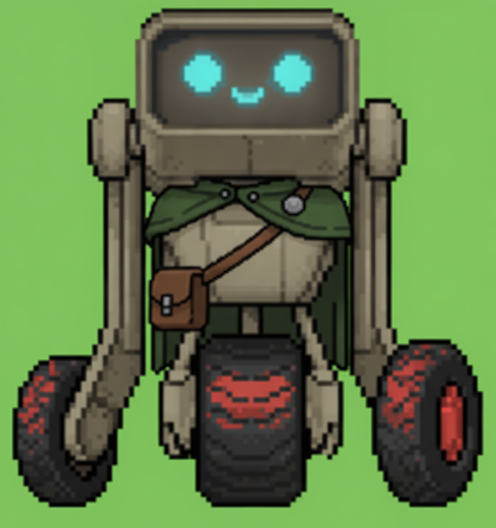
#> input picture scripts/art/source/cog_sheet.png, 992 x 1056 px (shown at 1/2 size)
$ python make_cog_colors.py
#> lines starting #> are read from the running program, lines starting #| are printed output that depends on the picture
#!/usr/bin/env python3
"""Turn the nano-banana Softmax cog render into Cogmud's six seat sprites.

The source sheet (`scripts/art/source/cog_sheet.png`) is one render from
`gemini-2.5-flash-image` — the canonical Softmax cog, redrawn as a
market-town trader with a leather satchel and a travelling cloak, on a flat
chroma-green backdrop, with deliberately NEUTRAL grey plating so the tint can
carry the seat colour.

This script keys the backdrop, crops to the subject, pads to a square, resizes
to 128 px, then writes one tinted copy per seat colour into `data/`. Cogmud's
six seats are symmetric — there are no roles — so one cog kit in six tints is
the whole cast; the tint is what a spectator reads at board scale, which is why
the plating is neutral in the render and saturated here.

It OWNS these files, which are committed and never regenerated by CI:
    data/soldier_red_front.png      data/soldier_blue_front.png
    data/soldier_green_front.png    data/soldier_yellow_front.png
    data/soldier_violet_front.png   data/soldier_orange_front.png

The renderer's COLORS array is ["red","blue","green","yellow","violet",
"orange"] and its lookup is "soldier_" + color + "_front.png", so these names
are load-bearing.

    python3 scripts/art/make_cog_colors.py

Requires Pillow. Everything else in `data/` (arena_floor.png, font.ttf) is the
cogame-bullwhip starter's and is untouched.
"""

from __future__ import annotations

import colorsys
import pathlib
import sys

from PIL import Image

ROOT = pathlib.Path(__file__).resolve().parents[2]
SOURCE = ROOT / "scripts" / "art" / "source" / "cog_sheet.png"
OUT_DIR = ROOT / "data"
SIZE = 128

# Hue (0..1) per seat colour, matching the renderer's COLOR_HEX table.
TINTS = {
    "red": 0.015,
    "blue": 0.585,
    "green": 0.345,
    "yellow": 0.135,
    "violet": 0.755,
    "orange": 0.075,
}

# Backdrop keying: the "pure green" a model returns is *some* green with a
# tinted edge, so key by distance from the median border colour rather than by
# an exact match.
KEY_TOLERANCE = 74


def border_median(image: Image.Image) -> tuple[int, int, int]:
    width, height = image.size
    pixels = image.load()
    samples = []
    for x in range(width):
        samples.append(pixels[x, 0][:3])
        samples.append(pixels[x, height - 1][:3])
    for y in range(height):
        samples.append(pixels[0, y][:3])
        samples.append(pixels[width - 1, y][:3])
    channels = []
    for index in range(3):
        values = sorted(sample[index] for sample in samples)
        channels.append(values[len(values) // 2])
    return tuple(channels)


def key_backdrop(image: Image.Image) -> Image.Image:
    """Flood-fill the backdrop from the border so green *inside* the cog (the
    cloak) survives."""
    image = image.convert("RGBA")
    width, height = image.size
    pixels = image.load()
    key = border_median(image)

    def is_key(x: int, y: int) -> bool:
        r, g, b, _ = pixels[x, y]
        return (abs(r - key[0]) + abs(g - key[1]) + abs(b - key[2])
                <= KEY_TOLERANCE)

    seen = bytearray(width * height)
    stack = []
    for x in range(width):
        stack.append((x, 0))
        stack.append((x, height - 1))
    for y in range(height):
        stack.append((0, y))
        stack.append((width - 1, y))
    while stack:
        x, y = stack.pop()
        if x < 0 or y < 0 or x >= width or y >= height:
            continue
        offset = y * width + x
        if seen[offset]:
            continue
        seen[offset] = 1
        if not is_key(x, y):
            continue
        pixels[x, y] = (0, 0, 0, 0)
        stack.extend(((x + 1, y), (x - 1, y), (x, y + 1), (x, y - 1)))
    return image


def crop_and_pad(image: Image.Image) -> Image.Image:
    box = image.getbbox()
    if box is None:
        raise SystemExit("the whole sheet keyed out; loosen KEY_TOLERANCE")
    cog = image.crop(box)
    side = max(cog.size)
    square = Image.new("RGBA", (side, side), (0, 0, 0, 0))
    square.paste(cog, ((side - cog.width) // 2, (side - cog.height) // 2))
    return square.resize((SIZE, SIZE), Image.LANCZOS)


def tint(image: Image.Image, hue: float) -> Image.Image:
    """Re-hue everything but the cog's cyan eyes, and lift the saturation of
    the neutral plating so the seat colour reads at board scale."""
    out = image.copy()
    pixels = out.load()
    for y in range(out.height):
        for x in range(out.width):
            r, g, b, a = pixels[x, y]
            if a == 0:
                continue
            h, s, v = colorsys.rgb_to_hsv(r / 255.0, g / 255.0, b / 255.0)
            if 0.44 <= h <= 0.56 and s > 0.35:
                continue                      # the screen face stays cyan
            s = min(0.85, s * 0.5 + 0.42)
            # Lift the midtones a little: the render is dark and the sprite is
            # drawn over a light parchment card at ~40 px, where a muddy body
            # reads as a smudge rather than as a seat colour. Outlines (v very
            # low) are left alone so the silhouette stays crisp.
            if v > 0.10:
                v = min(1.0, v * 0.86 + 0.17)
            nr, ng, nb = colorsys.hsv_to_rgb(hue, s, v)
            pixels[x, y] = (int(nr * 255), int(ng * 255), int(nb * 255), a)
    return out


def main() -> int:
    if not SOURCE.exists():
        raise SystemExit(f"missing source render: {SOURCE}")
    base = crop_and_pad(key_backdrop(Image.open(SOURCE)))
#> after the loop in border_median, `for x in range(width):`: samples = 1984 items, first 6: (127, 196, 89), (131, 198, 87), (128, 194, 92), (128, 197, 91), (129, 193, 93), (128, 194, 91)
#> after the loop in border_median, `for y in range(height):`: samples = 4096 items, first 6: (127, 196, 89), (131, 198, 87), (128, 194, 92), (128, 197, 91), (129, 193, 93), (128, 194, 91)
#> after the loop in border_median, `for index in range(3):`: channels = [128, 195, 92]
#> in key_backdrop, `key = border_median(image)`: key = (128, 195, 92)
#> the loop in key_backdrop, `while stack:` made 1741512 passes
#> (r in is_key, g in is_key, b in is_key) on passes 1 to 3: (130, 199, 90), (129, 196, 89), (129, 197, 89)
#> in crop_and_pad, `box = image.getbbox()`: box = (24, 15, 967, 1016)
#> in crop_and_pad, `cog = image.crop(box)`:
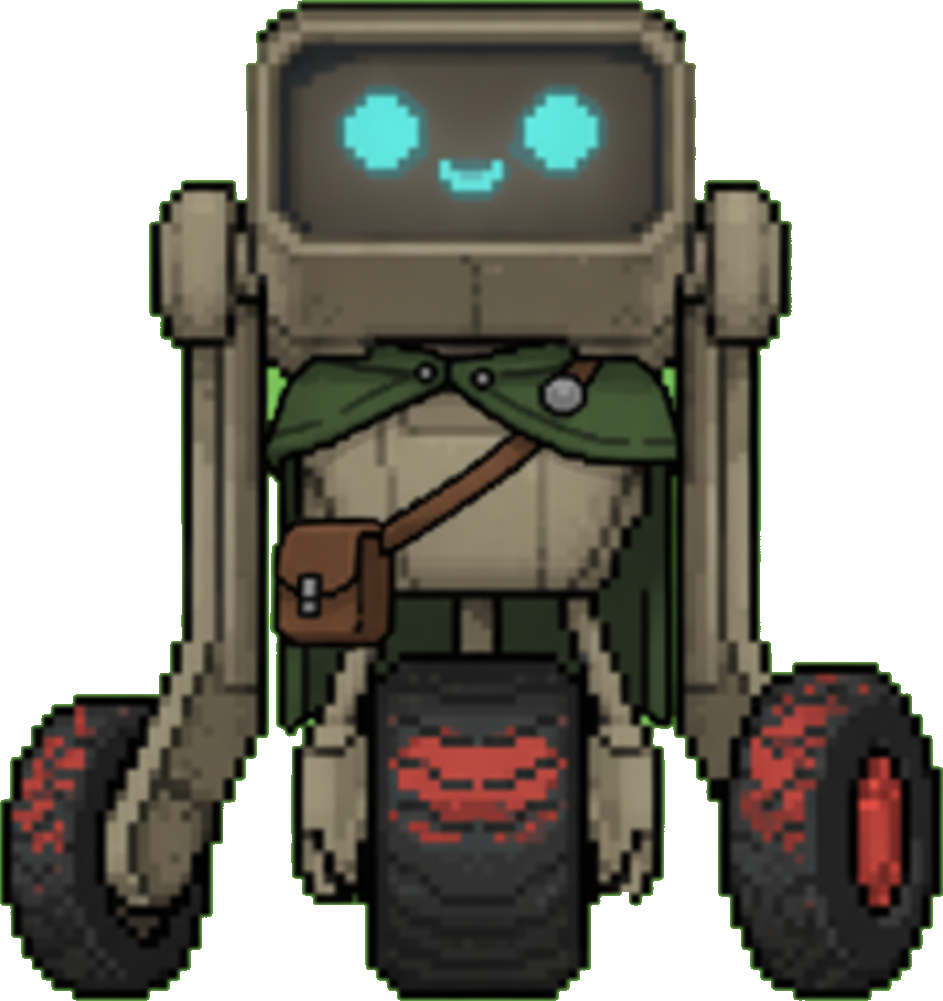
#> cog: PIL image 943x1001 RGBA; mean R, G, B, A 48.7, 46.4, 38.3, 165.7; transparent parts drawn white
#> in crop_and_pad, `square = Image.new("RGBA", (side, side), (0, 0, 0, 0))`: square: PIL image 1001x1001 RGBA; every value is 0
#> in crop_and_pad, `square.paste(cog, ((side - cog.width) // 2, (side - cog.height) // 2))`:
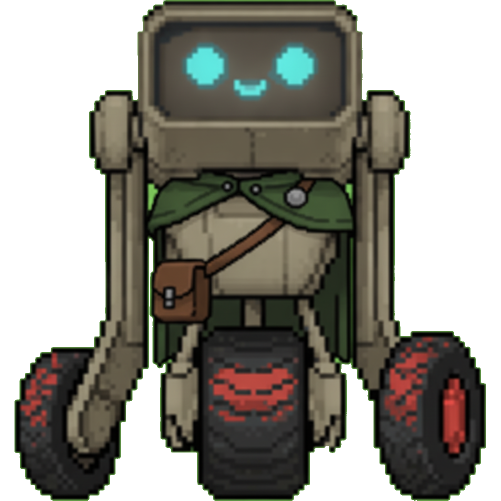
#> square: PIL image 1001x1001 RGBA (shown at 1/2 size); mean R, G, B, A 45.9, 43.7, 36, 156.1; transparent parts drawn white
#> in crop_and_pad, `return square.resize((SIZE, SIZE), Image.LANCZOS)`:
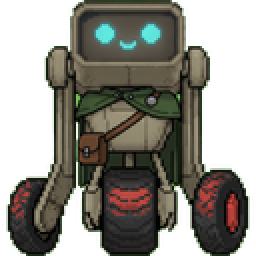
#> returned value: PIL image 128x128 RGBA (shown 2 times larger); mean R, G, B, A 50.2, 50.5, 39, 156; transparent parts drawn white
    OUT_DIR.mkdir(parents=True, exist_ok=True)
    for color, hue in TINTS.items():
        path = OUT_DIR / f"soldier_{color}_front.png"
        tint(base, hue).save(path)
        print(f"wrote {path.relative_to(ROOT)}")
#> this loop made 6 passes
#> pass 1, in main, `tint(base, hue).save(path)`:
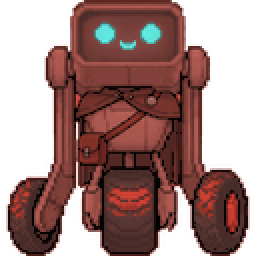
#> saved as soldier_red_front.png: PIL image 128x128 RGBA (shown 2 times larger); mean R, G, B, A 72.3, 36.7, 33, 156; transparent parts drawn white
#> pass 2, in main, `tint(base, hue).save(path)`:
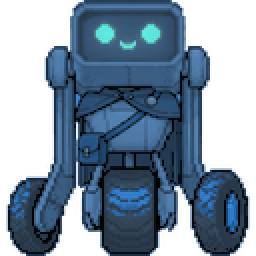
#> saved as soldier_blue_front.png: PIL image 128x128 RGBA (shown 2 times larger); mean R, G, B, A 31.6, 53, 73.7, 156; transparent parts drawn white
    return 0


if __name__ == "__main__":
    sys.exit(main())
#> (the program exits here)
